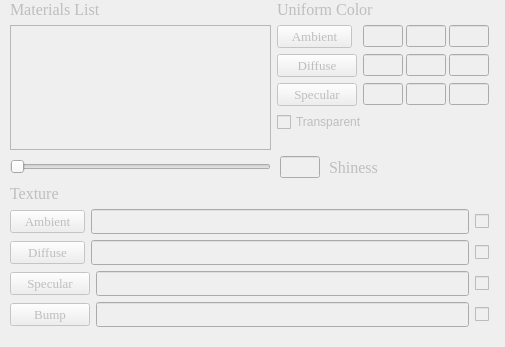
<?xml version="1.0" encoding="UTF-8"?>
<ui version="4.0">
 <class>MaterialEditWidget</class>
 <widget class="QWidget" name="MaterialEditWidget">
  <property name="enabled">
   <bool>false</bool>
  </property>
  <property name="geometry">
   <rect>
    <x>0</x>
    <y>0</y>
    <width>505</width>
    <height>347</height>
   </rect>
  </property>
  <property name="minimumSize">
   <size>
    <width>0</width>
    <height>0</height>
   </size>
  </property>
  <property name="maximumSize">
   <size>
    <width>16777215</width>
    <height>16777215</height>
   </size>
  </property>
  <property name="windowTitle">
   <string>Form</string>
  </property>
  <widget class="QWidget" name="layoutWidget">
   <property name="geometry">
    <rect>
     <x>10</x>
     <y>0</y>
     <width>479</width>
     <height>327</height>
    </rect>
   </property>
   <layout class="QGridLayout" name="gridLayout_2">
    <item row="2" column="0" colspan="2">
     <layout class="QVBoxLayout" name="texture_Layout">
      <item>
       <widget class="QLabel" name="texture_label">
        <property name="font">
         <font>
          <family>Times New Roman</family>
          <pointsize>12</pointsize>
         </font>
        </property>
        <property name="text">
         <string>Texture</string>
        </property>
       </widget>
      </item>
      <item>
       <layout class="QHBoxLayout" name="horizontalLayout">
        <item>
         <widget class="QPushButton" name="ambient_texture_button">
          <property name="minimumSize">
           <size>
            <width>75</width>
            <height>23</height>
           </size>
          </property>
          <property name="maximumSize">
           <size>
            <width>75</width>
            <height>23</height>
           </size>
          </property>
          <property name="font">
           <font>
            <family>Times New Roman</family>
            <pointsize>10</pointsize>
           </font>
          </property>
          <property name="text">
           <string>Ambient</string>
          </property>
         </widget>
        </item>
        <item>
         <widget class="QLineEdit" name="ambient_texture_dir_lineEdit">
          <property name="minimumSize">
           <size>
            <width>300</width>
            <height>25</height>
           </size>
          </property>
          <property name="maximumSize">
           <size>
            <width>1677215</width>
            <height>25</height>
           </size>
          </property>
         </widget>
        </item>
        <item>
         <widget class="QCheckBox" name="enable_amibent_texture_checkBox">
          <property name="text">
           <string/>
          </property>
         </widget>
        </item>
       </layout>
      </item>
      <item>
       <layout class="QHBoxLayout" name="horizontalLayout_2">
        <item>
         <widget class="QPushButton" name="diffuse_texture_button">
          <property name="minimumSize">
           <size>
            <width>75</width>
            <height>23</height>
           </size>
          </property>
          <property name="maximumSize">
           <size>
            <width>75</width>
            <height>23</height>
           </size>
          </property>
          <property name="font">
           <font>
            <family>Times New Roman</family>
            <pointsize>10</pointsize>
           </font>
          </property>
          <property name="text">
           <string>Diffuse</string>
          </property>
         </widget>
        </item>
        <item>
         <widget class="QLineEdit" name="diffuse_texture_dir_lineEdit">
          <property name="minimumSize">
           <size>
            <width>300</width>
            <height>25</height>
           </size>
          </property>
          <property name="maximumSize">
           <size>
            <width>16777215</width>
            <height>25</height>
           </size>
          </property>
         </widget>
        </item>
        <item>
         <widget class="QCheckBox" name="enable_diffuse_texture_checkBox">
          <property name="text">
           <string/>
          </property>
         </widget>
        </item>
       </layout>
      </item>
      <item>
       <layout class="QHBoxLayout" name="horizontalLayout_6">
        <item>
         <widget class="QPushButton" name="specular_texture_button">
          <property name="minimumSize">
           <size>
            <width>75</width>
            <height>23</height>
           </size>
          </property>
          <property name="maximumSize">
           <size>
            <width>16777215</width>
            <height>16777215</height>
           </size>
          </property>
          <property name="font">
           <font>
            <family>Times New Roman</family>
            <pointsize>10</pointsize>
           </font>
          </property>
          <property name="text">
           <string>Specular</string>
          </property>
         </widget>
        </item>
        <item>
         <widget class="QLineEdit" name="specular_texture_dir_lineEdit">
          <property name="minimumSize">
           <size>
            <width>300</width>
            <height>25</height>
           </size>
          </property>
          <property name="maximumSize">
           <size>
            <width>16777215</width>
            <height>25</height>
           </size>
          </property>
         </widget>
        </item>
        <item>
         <widget class="QCheckBox" name="enable_specular_texture_checkBox">
          <property name="text">
           <string/>
          </property>
         </widget>
        </item>
       </layout>
      </item>
      <item>
       <layout class="QHBoxLayout" name="horizontalLayout_7">
        <item>
         <widget class="QPushButton" name="bump_texture_button">
          <property name="minimumSize">
           <size>
            <width>75</width>
            <height>23</height>
           </size>
          </property>
          <property name="maximumSize">
           <size>
            <width>16777215</width>
            <height>16777215</height>
           </size>
          </property>
          <property name="font">
           <font>
            <family>Times New Roman</family>
            <pointsize>10</pointsize>
           </font>
          </property>
          <property name="text">
           <string>Bump</string>
          </property>
         </widget>
        </item>
        <item>
         <widget class="QLineEdit" name="bump_texture_dir_lineEdit">
          <property name="minimumSize">
           <size>
            <width>300</width>
            <height>25</height>
           </size>
          </property>
          <property name="maximumSize">
           <size>
            <width>16777215</width>
            <height>25</height>
           </size>
          </property>
         </widget>
        </item>
        <item>
         <widget class="QCheckBox" name="enable_bump_texture_checkBox">
          <property name="text">
           <string/>
          </property>
         </widget>
        </item>
       </layout>
      </item>
     </layout>
    </item>
    <item row="0" column="0">
     <layout class="QVBoxLayout" name="listWidget_Layout">
      <item>
       <widget class="QLabel" name="material_list_label">
        <property name="font">
         <font>
          <family>Times New Roman</family>
          <pointsize>12</pointsize>
         </font>
        </property>
        <property name="text">
         <string>Materials List</string>
        </property>
       </widget>
      </item>
      <item>
       <widget class="QListWidget" name="material_listWidget"/>
      </item>
     </layout>
    </item>
    <item row="0" column="1">
     <layout class="QVBoxLayout" name="uniform_color_Layout">
      <item>
       <widget class="QLabel" name="uniform_color_label">
        <property name="font">
         <font>
          <family>Times New Roman</family>
          <pointsize>12</pointsize>
         </font>
        </property>
        <property name="text">
         <string>Uniform Color</string>
        </property>
       </widget>
      </item>
      <item>
       <layout class="QGridLayout" name="gridLayout">
        <item row="0" column="0">
         <widget class="QPushButton" name="ambient_color_button">
          <property name="minimumSize">
           <size>
            <width>75</width>
            <height>23</height>
           </size>
          </property>
          <property name="maximumSize">
           <size>
            <width>75</width>
            <height>23</height>
           </size>
          </property>
          <property name="font">
           <font>
            <family>Times New Roman</family>
            <pointsize>10</pointsize>
           </font>
          </property>
          <property name="text">
           <string>Ambient</string>
          </property>
         </widget>
        </item>
        <item row="0" column="1">
         <layout class="QHBoxLayout" name="horizontalLayout_3">
          <property name="spacing">
           <number>3</number>
          </property>
          <item>
           <widget class="QLineEdit" name="amibent_color_r">
            <property name="minimumSize">
             <size>
              <width>40</width>
              <height>0</height>
             </size>
            </property>
            <property name="maximumSize">
             <size>
              <width>40</width>
              <height>16777215</height>
             </size>
            </property>
           </widget>
          </item>
          <item>
           <widget class="QLineEdit" name="amibent_color_g">
            <property name="minimumSize">
             <size>
              <width>40</width>
              <height>0</height>
             </size>
            </property>
            <property name="maximumSize">
             <size>
              <width>40</width>
              <height>16777215</height>
             </size>
            </property>
           </widget>
          </item>
          <item>
           <widget class="QLineEdit" name="amibent_color_b">
            <property name="minimumSize">
             <size>
              <width>40</width>
              <height>0</height>
             </size>
            </property>
            <property name="maximumSize">
             <size>
              <width>40</width>
              <height>16777215</height>
             </size>
            </property>
           </widget>
          </item>
         </layout>
        </item>
        <item row="1" column="0">
         <widget class="QPushButton" name="diffuse_color_button">
          <property name="maximumSize">
           <size>
            <width>16777215</width>
            <height>16777215</height>
           </size>
          </property>
          <property name="font">
           <font>
            <family>Times New Roman</family>
            <pointsize>10</pointsize>
           </font>
          </property>
          <property name="text">
           <string>Diffuse</string>
          </property>
         </widget>
        </item>
        <item row="1" column="1">
         <layout class="QHBoxLayout" name="horizontalLayout_4">
          <property name="spacing">
           <number>3</number>
          </property>
          <item>
           <widget class="QLineEdit" name="diffuse_color_r">
            <property name="minimumSize">
             <size>
              <width>40</width>
              <height>0</height>
             </size>
            </property>
            <property name="maximumSize">
             <size>
              <width>40</width>
              <height>16777215</height>
             </size>
            </property>
           </widget>
          </item>
          <item>
           <widget class="QLineEdit" name="diffuse_color_g">
            <property name="minimumSize">
             <size>
              <width>40</width>
              <height>0</height>
             </size>
            </property>
            <property name="maximumSize">
             <size>
              <width>40</width>
              <height>16777215</height>
             </size>
            </property>
           </widget>
          </item>
          <item>
           <widget class="QLineEdit" name="diffuse_color_b">
            <property name="minimumSize">
             <size>
              <width>40</width>
              <height>0</height>
             </size>
            </property>
            <property name="maximumSize">
             <size>
              <width>40</width>
              <height>16777215</height>
             </size>
            </property>
           </widget>
          </item>
         </layout>
        </item>
        <item row="2" column="0">
         <widget class="QPushButton" name="specular_color_button">
          <property name="maximumSize">
           <size>
            <width>16777215</width>
            <height>16777215</height>
           </size>
          </property>
          <property name="font">
           <font>
            <family>Times New Roman</family>
            <pointsize>10</pointsize>
           </font>
          </property>
          <property name="text">
           <string>Specular</string>
          </property>
         </widget>
        </item>
        <item row="2" column="1">
         <layout class="QHBoxLayout" name="horizontalLayout_5">
          <property name="spacing">
           <number>3</number>
          </property>
          <item>
           <widget class="QLineEdit" name="specular_color_r">
            <property name="minimumSize">
             <size>
              <width>40</width>
              <height>0</height>
             </size>
            </property>
            <property name="maximumSize">
             <size>
              <width>40</width>
              <height>16777215</height>
             </size>
            </property>
           </widget>
          </item>
          <item>
           <widget class="QLineEdit" name="specular_color_g">
            <property name="minimumSize">
             <size>
              <width>40</width>
              <height>0</height>
             </size>
            </property>
            <property name="maximumSize">
             <size>
              <width>40</width>
              <height>16777215</height>
             </size>
            </property>
           </widget>
          </item>
          <item>
           <widget class="QLineEdit" name="specular_color_b">
            <property name="minimumSize">
             <size>
              <width>40</width>
              <height>0</height>
             </size>
            </property>
            <property name="maximumSize">
             <size>
              <width>40</width>
              <height>16777215</height>
             </size>
            </property>
           </widget>
          </item>
         </layout>
        </item>
       </layout>
      </item>
      <item>
       <widget class="QCheckBox" name="transparent_checkBox">
        <property name="text">
         <string>Transparent</string>
        </property>
       </widget>
      </item>
      <item>
       <spacer name="verticalSpacer">
        <property name="orientation">
         <enum>Qt::Vertical</enum>
        </property>
        <property name="sizeHint" stdset="0">
         <size>
          <width>20</width>
          <height>40</height>
         </size>
        </property>
       </spacer>
      </item>
     </layout>
    </item>
    <item row="1" column="1">
     <layout class="QHBoxLayout" name="horizontalLayout_8">
      <item>
       <widget class="QLineEdit" name="shinness_lineEdit">
        <property name="minimumSize">
         <size>
          <width>40</width>
          <height>0</height>
         </size>
        </property>
        <property name="maximumSize">
         <size>
          <width>40</width>
          <height>16777215</height>
         </size>
        </property>
       </widget>
      </item>
      <item>
       <widget class="QLabel" name="Shinness_label">
        <property name="minimumSize">
         <size>
          <width>75</width>
          <height>0</height>
         </size>
        </property>
        <property name="maximumSize">
         <size>
          <width>75</width>
          <height>16777215</height>
         </size>
        </property>
        <property name="font">
         <font>
          <family>Times New Roman</family>
          <pointsize>12</pointsize>
         </font>
        </property>
        <property name="text">
         <string>Shiness</string>
        </property>
        <property name="alignment">
         <set>Qt::AlignLeading|Qt::AlignLeft|Qt::AlignVCenter</set>
        </property>
       </widget>
      </item>
      <item>
       <spacer name="horizontalSpacer">
        <property name="orientation">
         <enum>Qt::Horizontal</enum>
        </property>
        <property name="sizeType">
         <enum>QSizePolicy::Fixed</enum>
        </property>
        <property name="sizeHint" stdset="0">
         <size>
          <width>80</width>
          <height>20</height>
         </size>
        </property>
       </spacer>
      </item>
     </layout>
    </item>
    <item row="1" column="0">
     <widget class="QSlider" name="ShinnessSlider">
      <property name="orientation">
       <enum>Qt::Horizontal</enum>
      </property>
     </widget>
    </item>
   </layout>
  </widget>
 </widget>
 <resources/>
 <connections/>
</ui>
